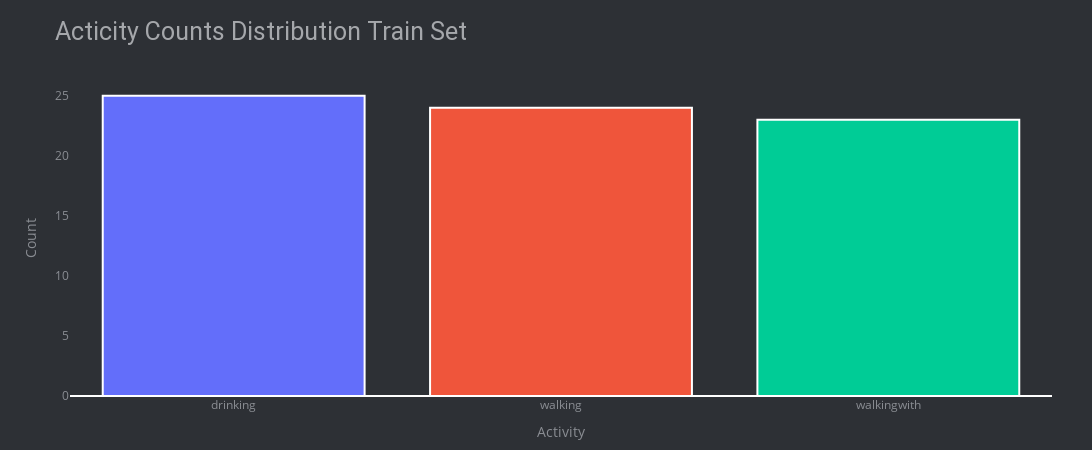

The notebook cell saved with this chart:
### Markdown cell above
```
Now below the spread of the actions between the test and train set is plotted. This makes it possible to check if the training or testing will have blindspots for present data.
```

### Code cell
# check data balanced or not for train
plt.figure(figsize=(25, 5))
count_plot=sns.countplot(data=df_train, x='subject', hue='Activity')
plt.gca().tick_params(axis='x')
plt.gca().tick_params(axis='y')
plt.xlabel( xlabel='Subjects')
plt.ylabel( ylabel='Activity Counts')
plt.legend(["drinking", "walking", "walkingwith"],bbox_to_anchor = (0.25, 1.1), ncol=6, loc='upper center')
plt.title("Subjects Wise Activity Counts Train Set", fontsize=25, loc='left', pad=50)
plt.show()


plt.figure(figsize=(5, 5))
label_counts = df_train['Activity'].value_counts()
colors = px.colors.qualitative.Plotly

graph = go.Bar(x=label_counts.index, y=label_counts.values, marker = dict(color = colors))
layout = go.Layout(
    height=450, width=1100,
    title = 'Acticity Counts Distribution Train Set',
    xaxis = dict(title = 'Activity', tickangle=0, showgrid=False),
    yaxis = dict(title = 'Count', showgrid=False),
    plot_bgcolor='#2d3035', paper_bgcolor='#2d3035',
    title_font=dict(size=25, color='#a5a7ab', family='roboto'),
    margin=dict(t=80, b=30, l=70, r=40),
    font=dict(color='#8a8d93'))
fig = go.Figure(data=[graph], layout = layout)
fig.update_traces(textfont=dict(color='#fff'), marker=dict(line=dict(color='#ffffff', width=2)))

iplot(fig)

### Figure 1 — Plotly figure (JSON) as saved in the notebook; plotly's stock layout.template omitted (floating-point values rounded to 4 significant figures)
{"data": [{"marker": {"color": ["#636EFA", "#EF553B", "#00CC96", "#AB63FA", "#FFA15A", "#19D3F3", "#FF6692", "#B6E880", "#FF97FF", "#FECB52"], "line": {"color": "#ffffff", "width": 2}}, "textfont": {"color": "#fff"}, "type": "bar", "x": ["drinking", "walking", "walkingwith"], "y": [25, 24, 23]}], "layout": {"font": {"color": "#8a8d93"}, "height": 450, "margin": {"b": 30, "l": 70, "r": 40, "t": 80}, "paper_bgcolor": "#2d3035", "plot_bgcolor": "#2d3035", "title": {"font": {"color": "#a5a7ab", "family": "roboto", "size": 25}, "text": "Acticity Counts Distribution Train Set"}, "width": 1100, "xaxis": {"showgrid": false, "tickangle": 0, "title": {"text": "Activity"}}, "yaxis": {"showgrid": false, "title": {"text": "Count"}}}}
